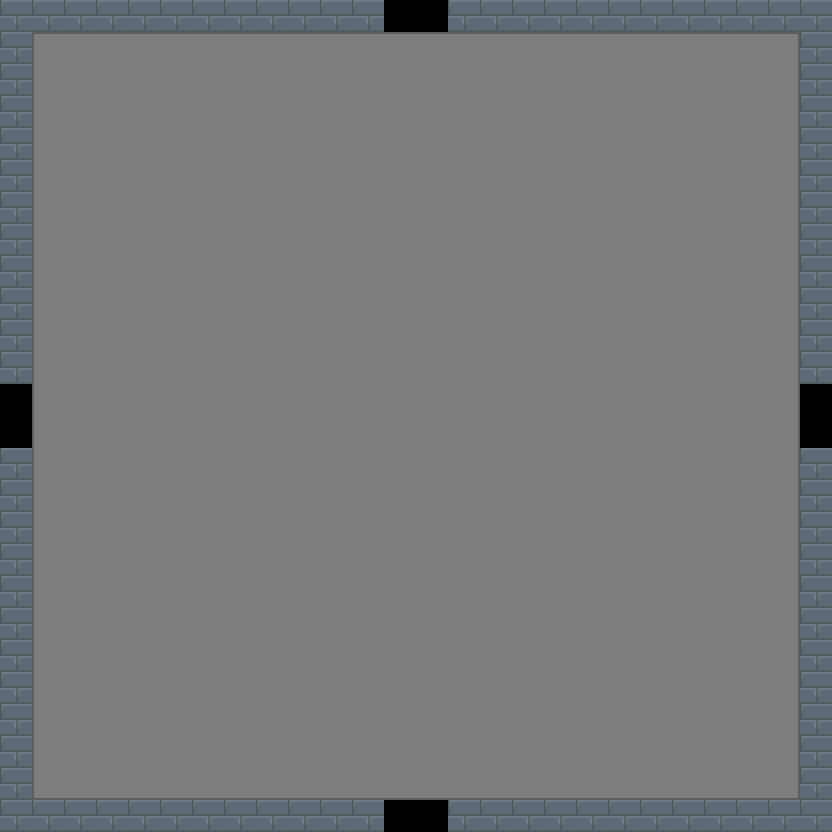

This game map was drawn from its Tiled (.tmx) file and the tilesets committed beside it. A one-line description and the full map source follow:
An orthogonal 26x26 tile map with 32x32 px tiles, 3 tile layers (Suelo, Muro, Puerta).

<map version="1.10" tiledversion="1.11.0" orientation="orthogonal" renderorder="right-down" width="26" height="26" tilewidth="32" tileheight="32" infinite="0" nextlayerid="4" nextobjectid="1">
 <tileset firstgid="1" name="Map" tilewidth="32" tileheight="32" tilecount="11" columns="11">
  <image source="MapTileset.png" width="352" height="32" />
 </tileset>
 <layer id="1" name="Suelo" width="26" height="26">
  <data encoding="csv">
0,0,0,0,0,0,0,0,0,0,0,0,0,0,0,0,0,0,0,0,0,0,0,0,0,0,
0,2,8,8,8,8,8,8,8,8,8,8,8,8,8,8,8,8,8,8,8,8,8,8,3,0,
0,9,6,6,6,6,6,6,6,6,6,6,6,6,6,6,6,6,6,6,6,6,6,6,10,0,
0,9,6,6,6,6,6,6,6,6,6,6,6,6,6,6,6,6,6,6,6,6,6,6,10,0,
0,9,6,6,6,6,6,6,6,6,6,6,6,6,6,6,6,6,6,6,6,6,6,6,10,0,
0,9,6,6,6,6,6,6,6,6,6,6,6,6,6,6,6,6,6,6,6,6,6,6,10,0,
0,9,6,6,6,6,6,6,6,6,6,6,6,6,6,6,6,6,6,6,6,6,6,6,10,0,
0,9,6,6,6,6,6,6,6,6,6,6,6,6,6,6,6,6,6,6,6,6,6,6,10,0,
0,9,6,6,6,6,6,6,6,6,6,6,6,6,6,6,6,6,6,6,6,6,6,6,10,0,
0,9,6,6,6,6,6,6,6,6,6,6,6,6,6,6,6,6,6,6,6,6,6,6,10,0,
0,9,6,6,6,6,6,6,6,6,6,6,6,6,6,6,6,6,6,6,6,6,6,6,10,0,
0,9,6,6,6,6,6,6,6,6,6,6,6,6,6,6,6,6,6,6,6,6,6,6,10,0,
0,9,6,6,6,6,6,6,6,6,6,6,6,6,6,6,6,6,6,6,6,6,6,6,10,0,
0,9,6,6,6,6,6,6,6,6,6,6,6,6,6,6,6,6,6,6,6,6,6,6,10,0,
0,9,6,6,6,6,6,6,6,6,6,6,6,6,6,6,6,6,6,6,6,6,6,6,10,0,
0,9,6,6,6,6,6,6,6,6,6,6,6,6,6,6,6,6,6,6,6,6,6,6,10,0,
0,9,6,6,6,6,6,6,6,6,6,6,6,6,6,6,6,6,6,6,6,6,6,6,10,0,
0,9,6,6,6,6,6,6,6,6,6,6,6,6,6,6,6,6,6,6,6,6,6,6,10,0,
0,9,6,6,6,6,6,6,6,6,6,6,6,6,6,6,6,6,6,6,6,6,6,6,10,0,
0,9,6,6,6,6,6,6,6,6,6,6,6,6,6,6,6,6,6,6,6,6,6,6,10,0,
0,9,6,6,6,6,6,6,6,6,6,6,6,6,6,6,6,6,6,6,6,6,6,6,10,0,
0,9,6,6,6,6,6,6,6,6,6,6,6,6,6,6,6,6,6,6,6,6,6,6,10,0,
0,9,6,6,6,6,6,6,6,6,6,6,6,6,6,6,6,6,6,6,6,6,6,6,10,0,
0,9,6,6,6,6,6,6,6,6,6,6,6,6,6,6,6,6,6,6,6,6,6,6,10,0,
0,5,7,7,7,7,7,7,7,7,7,7,7,7,7,7,7,7,7,7,7,7,7,7,4,0,
0,0,0,0,0,0,0,0,0,0,0,0,0,0,0,0,0,0,0,0,0,0,0,0,0,0
</data>
 </layer>
 <layer id="2" name="Muro" width="26" height="26">
  <data encoding="csv">
1,1,1,1,1,1,1,1,1,1,1,1,0,0,1,1,1,1,1,1,1,1,1,1,1,1,
1,0,0,0,0,0,0,0,0,0,0,0,0,0,0,0,0,0,0,0,0,0,0,0,0,1,
1,0,0,0,0,0,0,0,0,0,0,0,0,0,0,0,0,0,0,0,0,0,0,0,0,1,
1,0,0,0,0,0,0,0,0,0,0,0,0,0,0,0,0,0,0,0,0,0,0,0,0,1,
1,0,0,0,0,0,0,0,0,0,0,0,0,0,0,0,0,0,0,0,0,0,0,0,0,1,
1,0,0,0,0,0,0,0,0,0,0,0,0,0,0,0,0,0,0,0,0,0,0,0,0,1,
1,0,0,0,0,0,0,0,0,0,0,0,0,0,0,0,0,0,0,0,0,0,0,0,0,1,
1,0,0,0,0,0,0,0,0,0,0,0,0,0,0,0,0,0,0,0,0,0,0,0,0,1,
1,0,0,0,0,0,0,0,0,0,0,0,0,0,0,0,0,0,0,0,0,0,0,0,0,1,
1,0,0,0,0,0,0,0,0,0,0,0,0,0,0,0,0,0,0,0,0,0,0,0,0,1,
1,0,0,0,0,0,0,0,0,0,0,0,0,0,0,0,0,0,0,0,0,0,0,0,0,1,
1,0,0,0,0,0,0,0,0,0,0,0,0,0,0,0,0,0,0,0,0,0,0,0,0,1,
0,0,0,0,0,0,0,0,0,0,0,0,0,0,0,0,0,0,0,0,0,0,0,0,0,0,
0,0,0,0,0,0,0,0,0,0,0,0,0,0,0,0,0,0,0,0,0,0,0,0,0,0,
1,0,0,0,0,0,0,0,0,0,0,0,0,0,0,0,0,0,0,0,0,0,0,0,0,1,
1,0,0,0,0,0,0,0,0,0,0,0,0,0,0,0,0,0,0,0,0,0,0,0,0,1,
1,0,0,0,0,0,0,0,0,0,0,0,0,0,0,0,0,0,0,0,0,0,0,0,0,1,
1,0,0,0,0,0,0,0,0,0,0,0,0,0,0,0,0,0,0,0,0,0,0,0,0,1,
1,0,0,0,0,0,0,0,0,0,0,0,0,0,0,0,0,0,0,0,0,0,0,0,0,1,
1,0,0,0,0,0,0,0,0,0,0,0,0,0,0,0,0,0,0,0,0,0,0,0,0,1,
1,0,0,0,0,0,0,0,0,0,0,0,0,0,0,0,0,0,0,0,0,0,0,0,0,1,
1,0,0,0,0,0,0,0,0,0,0,0,0,0,0,0,0,0,0,0,0,0,0,0,0,1,
1,0,0,0,0,0,0,0,0,0,0,0,0,0,0,0,0,0,0,0,0,0,0,0,0,1,
1,0,0,0,0,0,0,0,0,0,0,0,0,0,0,0,0,0,0,0,0,0,0,0,0,1,
1,0,0,0,0,0,0,0,0,0,0,0,0,0,0,0,0,0,0,0,0,0,0,0,0,1,
1,1,1,1,1,1,1,1,1,1,1,1,0,0,1,1,1,1,1,1,1,1,1,1,1,1
</data>
 </layer>
 <layer id="3" name="Puerta" width="26" height="26">
  <data encoding="csv">
0,0,0,0,0,0,0,0,0,0,0,0,11,11,0,0,0,0,0,0,0,0,0,0,0,0,
0,0,0,0,0,0,0,0,0,0,0,0,0,0,0,0,0,0,0,0,0,0,0,0,0,0,
0,0,0,0,0,0,0,0,0,0,0,0,0,0,0,0,0,0,0,0,0,0,0,0,0,0,
0,0,0,0,0,0,0,0,0,0,0,0,0,0,0,0,0,0,0,0,0,0,0,0,0,0,
0,0,0,0,0,0,0,0,0,0,0,0,0,0,0,0,0,0,0,0,0,0,0,0,0,0,
0,0,0,0,0,0,0,0,0,0,0,0,0,0,0,0,0,0,0,0,0,0,0,0,0,0,
0,0,0,0,0,0,0,0,0,0,0,0,0,0,0,0,0,0,0,0,0,0,0,0,0,0,
0,0,0,0,0,0,0,0,0,0,0,0,0,0,0,0,0,0,0,0,0,0,0,0,0,0,
0,0,0,0,0,0,0,0,0,0,0,0,0,0,0,0,0,0,0,0,0,0,0,0,0,0,
0,0,0,0,0,0,0,0,0,0,0,0,0,0,0,0,0,0,0,0,0,0,0,0,0,0,
0,0,0,0,0,0,0,0,0,0,0,0,0,0,0,0,0,0,0,0,0,0,0,0,0,0,
0,0,0,0,0,0,0,0,0,0,0,0,0,0,0,0,0,0,0,0,0,0,0,0,0,0,
11,0,0,0,0,0,0,0,0,0,0,0,0,0,0,0,0,0,0,0,0,0,0,0,0,11,
11,0,0,0,0,0,0,0,0,0,0,0,0,0,0,0,0,0,0,0,0,0,0,0,0,11,
0,0,0,0,0,0,0,0,0,0,0,0,0,0,0,0,0,0,0,0,0,0,0,0,0,0,
0,0,0,0,0,0,0,0,0,0,0,0,0,0,0,0,0,0,0,0,0,0,0,0,0,0,
0,0,0,0,0,0,0,0,0,0,0,0,0,0,0,0,0,0,0,0,0,0,0,0,0,0,
0,0,0,0,0,0,0,0,0,0,0,0,0,0,0,0,0,0,0,0,0,0,0,0,0,0,
0,0,0,0,0,0,0,0,0,0,0,0,0,0,0,0,0,0,0,0,0,0,0,0,0,0,
0,0,0,0,0,0,0,0,0,0,0,0,0,0,0,0,0,0,0,0,0,0,0,0,0,0,
0,0,0,0,0,0,0,0,0,0,0,0,0,0,0,0,0,0,0,0,0,0,0,0,0,0,
0,0,0,0,0,0,0,0,0,0,0,0,0,0,0,0,0,0,0,0,0,0,0,0,0,0,
0,0,0,0,0,0,0,0,0,0,0,0,0,0,0,0,0,0,0,0,0,0,0,0,0,0,
0,0,0,0,0,0,0,0,0,0,0,0,0,0,0,0,0,0,0,0,0,0,0,0,0,0,
0,0,0,0,0,0,0,0,0,0,0,0,0,0,0,0,0,0,0,0,0,0,0,0,0,0,
0,0,0,0,0,0,0,0,0,0,0,0,11,11,0,0,0,0,0,0,0,0,0,0,0,0
</data>
 </layer>
</map>
